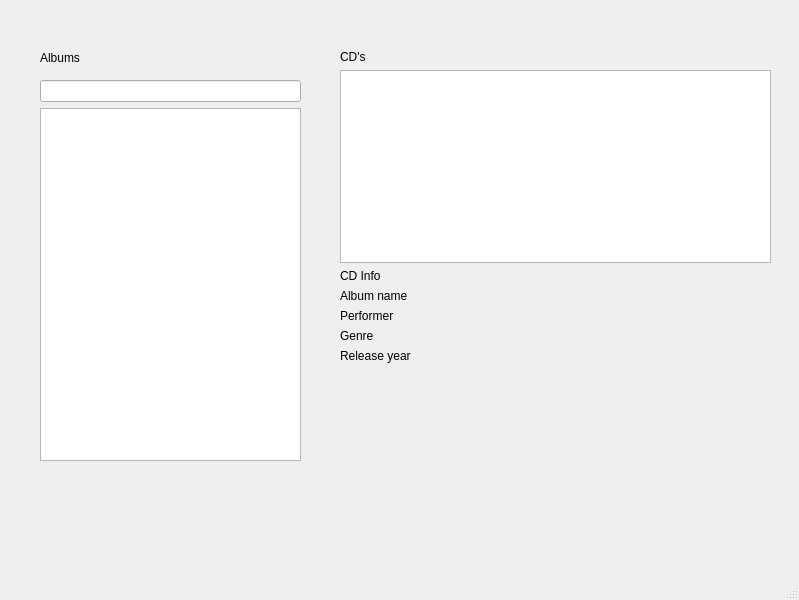
<?xml version="1.0" encoding="UTF-8"?>
<ui version="4.0">
 <class>MainWindow</class>
 <widget class="QMainWindow" name="MainWindow">
  <property name="geometry">
   <rect>
    <x>0</x>
    <y>0</y>
    <width>799</width>
    <height>600</height>
   </rect>
  </property>
  <property name="windowTitle">
   <string>MainWindow</string>
  </property>
  <widget class="QWidget" name="centralwidget">
   <widget class="QWidget" name="verticalLayoutWidget_2">
    <property name="geometry">
     <rect>
      <x>340</x>
      <y>50</y>
      <width>431</width>
      <height>411</height>
     </rect>
    </property>
    <layout class="QVBoxLayout" name="verticalLayout_4">
     <item>
      <widget class="QLabel" name="label">
       <property name="text">
        <string>CD's</string>
       </property>
      </widget>
     </item>
     <item>
      <widget class="QListWidget" name="listWidget"/>
     </item>
     <item>
      <layout class="QGridLayout" name="gridLayout">
       <item row="3" column="0">
        <widget class="QLabel" name="albumGenre">
         <property name="text">
          <string>Genre</string>
         </property>
        </widget>
       </item>
       <item row="2" column="0">
        <widget class="QLabel" name="albumPerformer">
         <property name="text">
          <string>Performer</string>
         </property>
        </widget>
       </item>
       <item row="1" column="0">
        <widget class="QLabel" name="albumName">
         <property name="text">
          <string>Album name</string>
         </property>
        </widget>
       </item>
       <item row="5" column="0">
        <spacer name="verticalSpacer">
         <property name="orientation">
          <enum>Qt::Vertical</enum>
         </property>
         <property name="sizeHint" stdset="0">
          <size>
           <width>20</width>
           <height>40</height>
          </size>
         </property>
        </spacer>
       </item>
       <item row="0" column="0">
        <widget class="QLabel" name="label_2">
         <property name="text">
          <string>CD Info</string>
         </property>
        </widget>
       </item>
       <item row="4" column="0">
        <widget class="QLabel" name="albumReleaseYear">
         <property name="text">
          <string>Release year</string>
         </property>
        </widget>
       </item>
      </layout>
     </item>
    </layout>
   </widget>
   <widget class="QLabel" name="label_3">
    <property name="geometry">
     <rect>
      <x>40</x>
      <y>50</y>
      <width>49</width>
      <height>16</height>
     </rect>
    </property>
    <property name="text">
     <string>Albums</string>
    </property>
   </widget>
   <widget class="QWidget" name="verticalLayoutWidget">
    <property name="geometry">
     <rect>
      <x>40</x>
      <y>80</y>
      <width>261</width>
      <height>381</height>
     </rect>
    </property>
    <layout class="QVBoxLayout" name="verticalLayout">
     <item>
      <widget class="QLineEdit" name="lineEdit"/>
     </item>
     <item>
      <widget class="QListWidget" name="listWidget_2"/>
     </item>
    </layout>
   </widget>
  </widget>
  <widget class="QMenuBar" name="menubar">
   <property name="geometry">
    <rect>
     <x>0</x>
     <y>0</y>
     <width>799</width>
     <height>21</height>
    </rect>
   </property>
  </widget>
  <widget class="QStatusBar" name="statusbar"/>
 </widget>
 <resources/>
 <connections/>
</ui>
